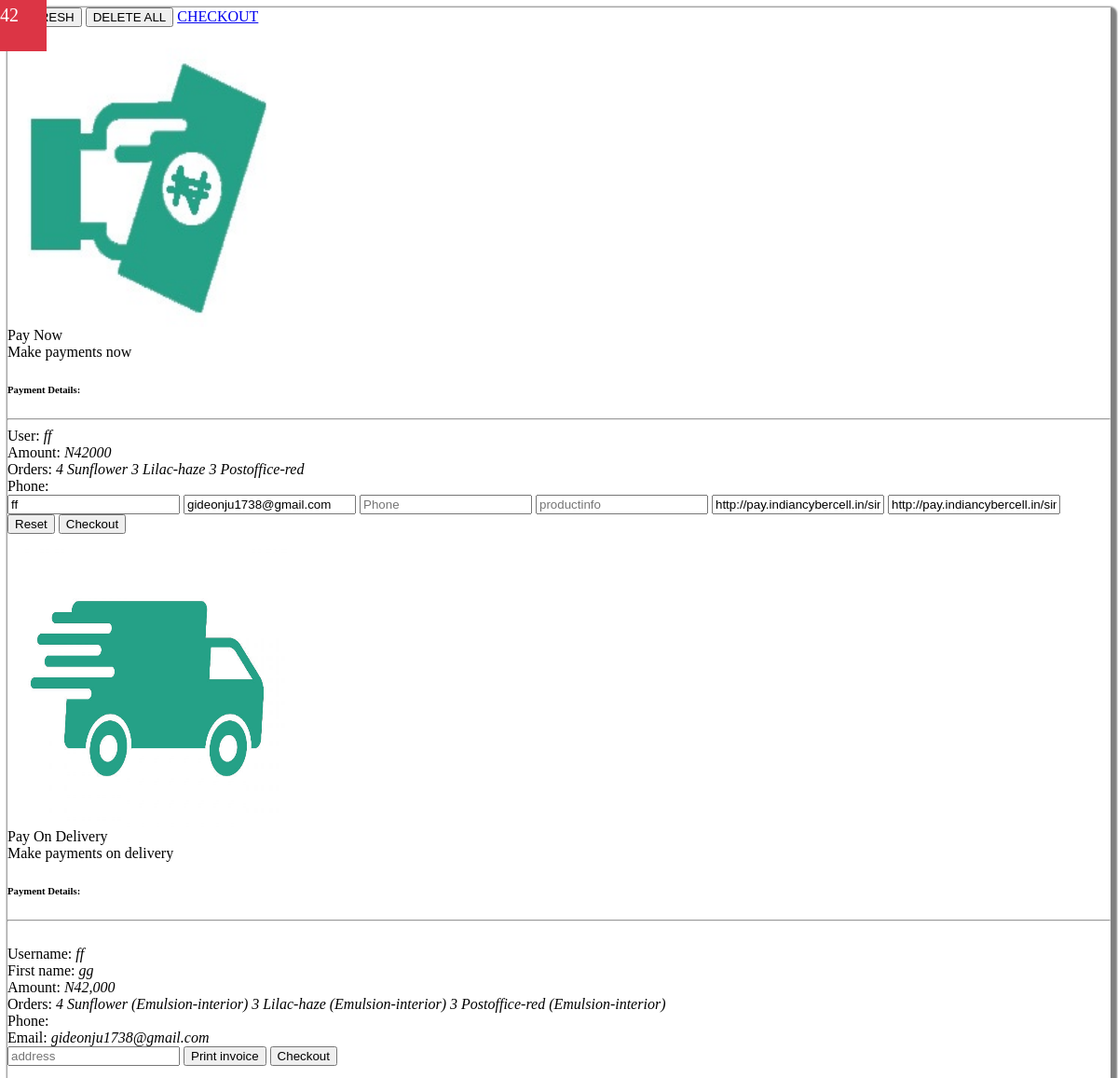
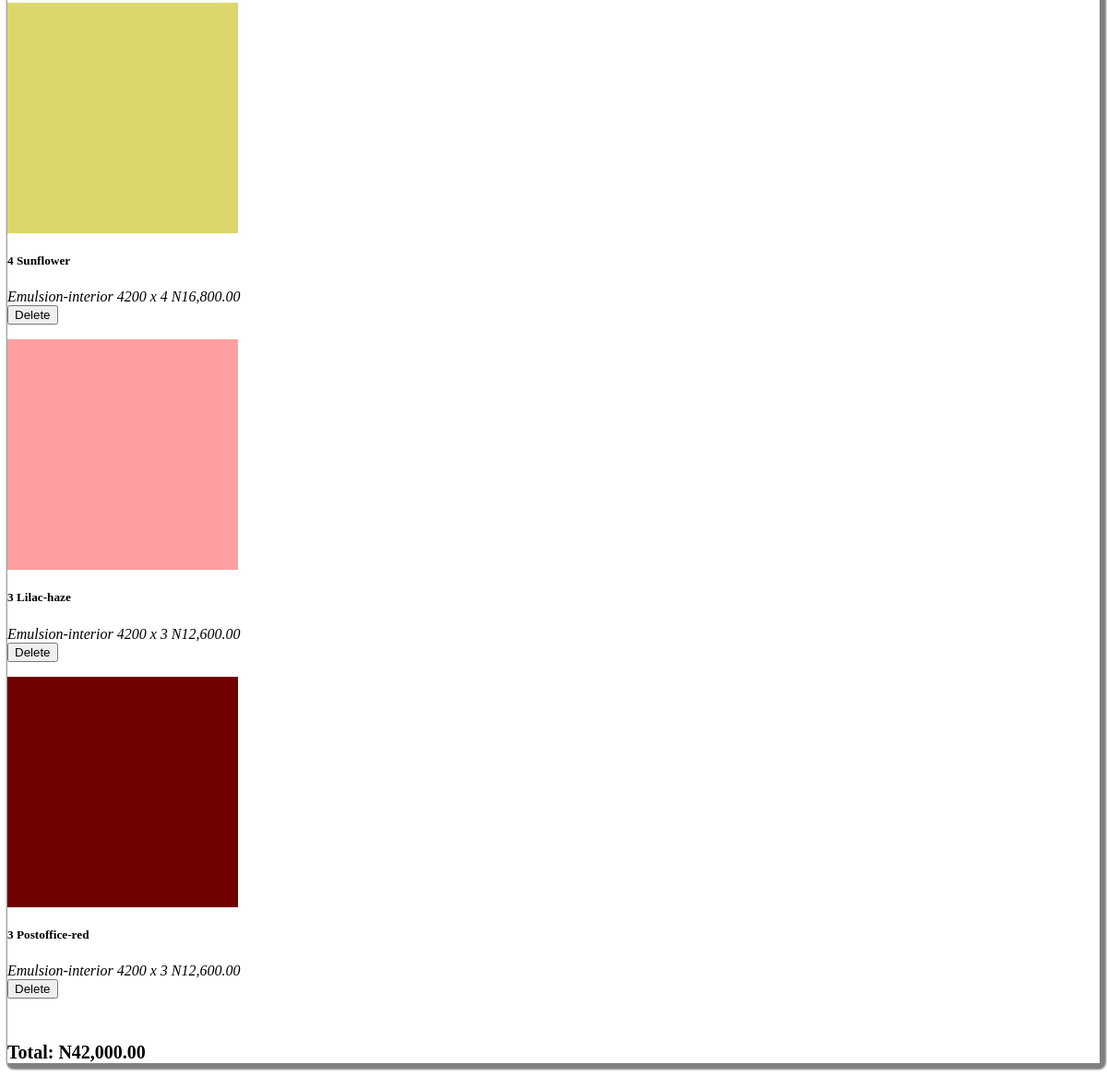
Page /order.php (signed in) on the committed database (2 pictures, top to bottom).
### tables this page shows
CREATE TABLE `ff` (
  `id` int(11) NOT NULL,
  `title` varchar(255) NOT NULL,
  `price` varchar(255) NOT NULL,
  `description` text NOT NULL,
  `image` varchar(255) NOT NULL,
  `quantity` varchar(255) NOT NULL
);

CREATE TABLE `users` (
  `id` int(11) NOT NULL,
  `first_name` varchar(50) NOT NULL,
  `last_name` varchar(50) NOT NULL,
  `email` varchar(100) NOT NULL,
  `password` varchar(100) NOT NULL,
  `hash` varchar(32) NOT NULL,
  `phone` varchar(100) NOT NULL,
  `active` tinyint(1) NOT NULL DEFAULT '0'
);

### order.php (the view, shortened to what this page needs)
<div class="container-fluid text-dark p-5 bg-white">
	<div class=" order-main green-body">
		<div class="order-nav-top pt-3">
			<section class="justify-content-center my-auto d-flex">
				<form class="row" action="" method="POST">
					<button onclick="refresh()" class="btn bg-primary text-white">REFRESH <i class="fa fa-refresh"></i></button>
					<button type="submit" class="btn bg-danger text-white" name="del_all">DELETE ALL <i class="fa fa-trash"></i></button>
					<a href="quick-order.html" class="btn green-body text-white"  data-toggle="modal" data-target="#details-7" onclick=">">CHECKOUT <i class="fa fa-shopping-cart"></i></a>
				</form>
			</section>
			<?php include 'pop.php'; ?>
		</div>
		<div class=" bg-white m-4 p-2">
			<div class="row">
		<?php
			$total = 0;
			$mysqli = new mysqli("localhost", "root", "", "products");
			if (isset($_COOKIE['ss'])) {
				$teble_name = $_COOKIE['ss'];
			}else{
				$teble_name = "guest";
			}
			$query = $mysqli->query("SELECT id,title,price,description,image,quantity FROM $teble_name ORDER BY id ");
			while ($row = $query->fetch_assoc()){
		?>
				<form method="post" class="col-lg-3" action="index.php?idd=<?php echo $row['id'] ?>">
					<div class="card text-center">
						<span class="item-id"><?php echo $row['id']; ?></span>
						<img height="250px" src="<?php echo $row['image']; ?>" class="img-responsive"/>
						<h5  class="text-muted"><?php echo $row['quantity']; ?> <?php echo $row["title"];?></h5>
						<i class="text-muted"><?php echo $row["description"]; ?></i>
						<i class="text-muted"><?php echo $row["price"]; ?> x <?php echo $row["quantity"]; ?></i>
						<i class="text-muted">N<?php echo number_format($row["quantity"] * $row["price"], 2) ?></i>
						<div class="p-4">
							<button type="submit" name="del" class="text-white btn red btn-lg">Delete</button>
						</div>
					</div>
				</form>
		<?php
			$total =  $total + ($row["quantity"] * $row["price"]);
		}
		?>
			</div>
		</div>
		<div class="order-nav-bottom pt-3">
			<section class="justify-content-center my-auto d-flex">
				<div class="row">
				<h6 href="#" class="text-muted">
					<?php
						echo "Total: N" .number_format($total,2);
					?>
				</h6>
				</div>
			</section>
		</div>
	</div>
</div>

### pop.php (shortened to what this page needs)
<?php
			$total = 0;
			$mysqli = new mysqli("localhost", "root", "", "products");
			if (isset($_COOKIE['ss'])) {
				$teble_name = $_COOKIE['ss'];
			}else{
				$teble_name = "guest";
			}
			$query = $mysqli->query("SELECT id,title,price,description,image,quantity FROM $teble_name ");
			while ($row = $query->fetch_assoc()){
			$total =  $total + ($row["quantity"] * $row["price"]);
			}
?>
<div class="modal fade details-7" id="details-7" tabindex="-1" role="dialog" aria-labelledby="details-7" aria-hidden="false">
	<div class=" modal-content">
		<div class="">
			<div class="modal-header mt-0">
				<button class="close" type="button" data-dismiss="modal" aria-label="close">
				</button>
			</div>
			<div class="">
<section class="mt-5">
<div class="row">
<div class="col-lg-6">
<div class=" col-lg-12">
<div class="">
<div class="card">
<div class="card-image waves-effect waves-block waves-light">
<img  src="imgs/pay.jpg" width="300px" height="300px">
</div>
<div class="card-content">
<span class="card-title activator green-body text-center text-white container p-1">Pay Now <i class="fa fa-handshake-o text-white"></i></span>
</div>
<div class="card-reveal">
<span class="card-title green-font">Make payments now <i class="fa fa-angle-down"></i> <i class="fa fa-close right text-muted"></i></span>
<div class="text-centertext-white">
	<section class="bg-dark p-1">
		<h6 class="text-white">Payment Details:</h6>
		<hr class="text-white bg-white container-fluid">
		<a class="col-lg-6 text-white">User: <i class="right mr-3"><?php echo $_COOKIE['ss'] ?></i></a>
		<br>
		<a class="col-lg-6 text-white">Amount:	<i class="right mr-3">N<?php echo $total ?></i></a>
		<br>
		<a class="col-lg-6 text-white">Orders:
			<?php
				$connect = mysqli_connect("localhost", "root", "", "products");
				$table_name =$_COOKIE['ss'];
				$query = "SELECT title,quantity FROM $table_name";
				$result = mysqli_query($connect, $query);
				if (mysqli_num_rows($result) >0) {
					while ( $row = mysqli_fetch_array($result)) {
			?>
				<i class="justify-content-end my-auto d-flex mr-3"><?php echo $row['quantity']; ?> <?php echo $row['title']; ?></i>
			<?php
					}
				}
			?></a>
			<br>
		<a class="col-lg-6 text-white">Phone:	<i class="right mr-3">
			<?php
				include 'db.php';
			?>
		</i></a>
	<form name="postform" action="checkout-proccess.php" method="POST">
        <input type="text" name="firstname" value="<?php echo $_COOKIE['ss'] ?>" placeholder="Firstname" class="form-control text-center text-muted validate" required />
        <input type="text" name="email" value="<?php echo $_COOKIE['us'] ?>" placeholder="Email" class="form-control text-center text-muted validate" required />
        <input type="text" name="phone" value="" placeholder="Phone" class="form-control text-center text-muted validate" required />
        <input type="text" name="productinfo" value="" placeholder="productinfo" class="form-control text-center text-muted validate" required />
        <input type="text" name="surl" placeholder="Success URL" class="form-control text-center text-muted validate" value="http://pay.indiancybercell.in/simple/success.php" required />
        <input type="text" name="furl" placeholder="Faliure URL" class="form-control text-center text-muted validate" value="http://pay.indiancybercell.in/simple/fail.php" required />
        <input type="reset" value="Reset" class="mt-1 mb-1 container-fluid text-center text-white bg-danger p-3">
        <input type="submit" value="Checkout" class="container-fluid text-center text-white green-body p-3">
    </form>
	</section>
</div>
</div>
</div>
</div>
</div>
</div>
<div class="col-lg-6">
<div class=" col-lg-12">
<div class="">
<div class="card">
<div class="card-image waves-effect waves-block waves-light">
<img  src="imgs/shutt.jpg" width="300px" height="300px">
</div>
<div class="card-content">
<span class="card-title activator green-body text-center text-white container p-1">Pay On Delivery <i class="fa fa-handshake-o text-white"></i></span>
</div>
<div class="card-reveal">
<span class="card-title green-font">Make payments on delivery <i class="fa fa-angle-down"></i> <i class="fa fa-close right text-muted"></i></span>
<div class="text-centertext-white">
	<?php include 'pod.php'; ?>
</div>
</div>
</div>
</div>
</div>
</div>
</div>
</section>
			</div>
		</div>
		</div>
	</div>

### pod.php (shortened to what this page needs)
<section class="bg-dark p-1 recipt">
		<div id="printableArea">
			<h6 class="text-white left">Payment Details:</h6>
		<hr class="text-white center container bg-white">
		<br>
		<a class="col-lg-6 text-white">Username: <i class="right mr-3"><?php echo $_COOKIE['ss'] ?></i></a>
		<br>
		<a class="col-lg-6 text-white">First name:	<i class="right mr-3">
			<?php
				include 'db.php';
				$mail = $_COOKIE['us'];
				$result = $mysqli->query("SELECT * FROM users WHERE email='$mail'");
				if ( $result->num_rows > 0 ){
				    $user = $result->fetch_assoc();
				    echo $user['first_name'];
				}
			?>
		</i></a>
		<br>
		<a class="col-lg-6 text-white">Amount:	<i class="right mr-3">N<?php echo number_format($total,0); ?></i></a>
		<br>
		<a class="col-lg-6 text-white">Orders:
			<?php
				$connect = mysqli_connect("localhost", "root", "", "products");
				$table_name =$_COOKIE['ss'];
				$query = "SELECT title,quantity,description FROM $table_name";
				$result = mysqli_query($connect, $query);
				if (mysqli_num_rows($result) >0) {
					while ( $row = mysqli_fetch_array($result)) {
			?>
				<i class="justify-content-end my-auto d-flex mr-3"><?php echo $row['quantity']; ?> <?php echo $row['title']; ?> (<?php echo $row['description']; ?>)</i>
			<?php
					}
				}
			?></a>
			<br>
		<a class="col-lg-6 text-white">Phone:	</a>
			<br>
		<a class="col-lg-6 text-white">Email:	<i class="right mr-3">
			<?php
				include 'db.php';
				$mail = $_COOKIE['us'];
				$result = $mysqli->query("SELECT * FROM users WHERE email='$mail'");
				if ( $result->num_rows > 0 ){
				    $user = $result->fetch_assoc();
				    echo $user['email'];
				}
			?>
		</i></a>
		</div>
	<form id="contact-form" action="https://formspree.io/gideonju1738@gmail.com" method="POST">
			<input type="text" id="address" name="address" placeholder="address" class="text-center text-muted" required />
			<button type="submit" class="container-fluid text-center text-white bg-warning p-3" onclick="printDiv('printableArea')">Print invoice</button>
        <input type="submit" value="Checkout" class="container-fluid text-center text-white green-body p-3">
    </form>
	</section>

### order.php (style rules this page uses)
.order-main { box-shadow: 3px 3px 2px 4px grey; border-radius: 4px; }
.order-nav-top { position: relative; top: 0px; left: 0px; right: 0px; background: #fff !important; color: #000; margin-bottom: 1em; }
.order-nav-bottom { position: relative; bottom: 0px; left: 0px; right: 0px; background: #fff !important; color: #000; margin-bottom: 1em; }
.order-nav-bottom h6 { font-size: 20px; }
.item-id { background-color: #dc3545; color: #fff; position: absolute; font-size: 20px; padding-top: 5px; top: 0; left: 0; width: 50px; height: 50px; }

### rows in the picture
ff: quantity "4", title "Sunflower", description "Emulsion-interior", image (picture), price "4200", $row["quantity"] * $row["price"] "16,800.00"
ff: quantity "3", title "Lilac-haze", description "Emulsion-interior", image (picture), price "4200", $row["quantity"] * $row["price"] "12,600.00"
ff: quantity "3", title "Postoffice-red", description "Emulsion-interior", id "42", image (picture), price "4200", $row["quantity"] * $row["price"] "12,600.00"
users: first_name "gg", email "gideonju1738@gmail.com"

### other values in the picture
$_COOKIE['ss'] "ff"
$total "42000"
$total "42,000"
$total "42,000.00"
